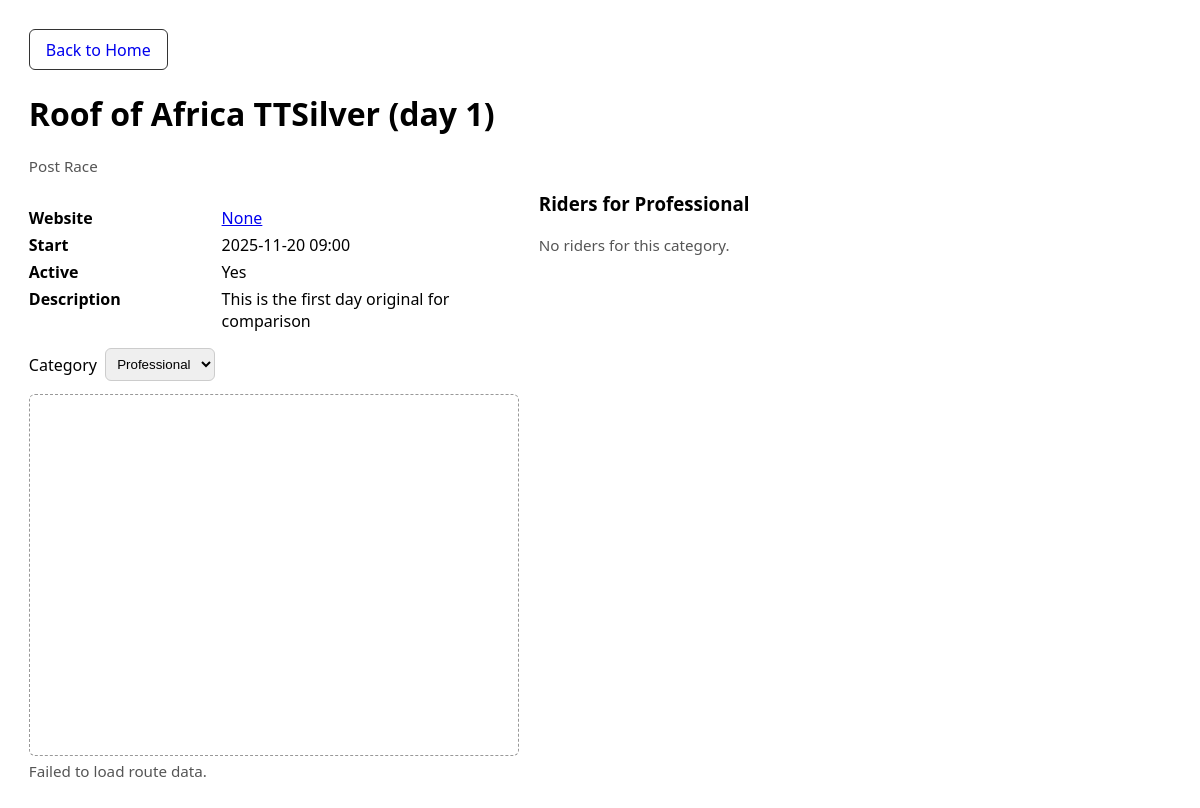
Before: /races/5/post with the older database file.
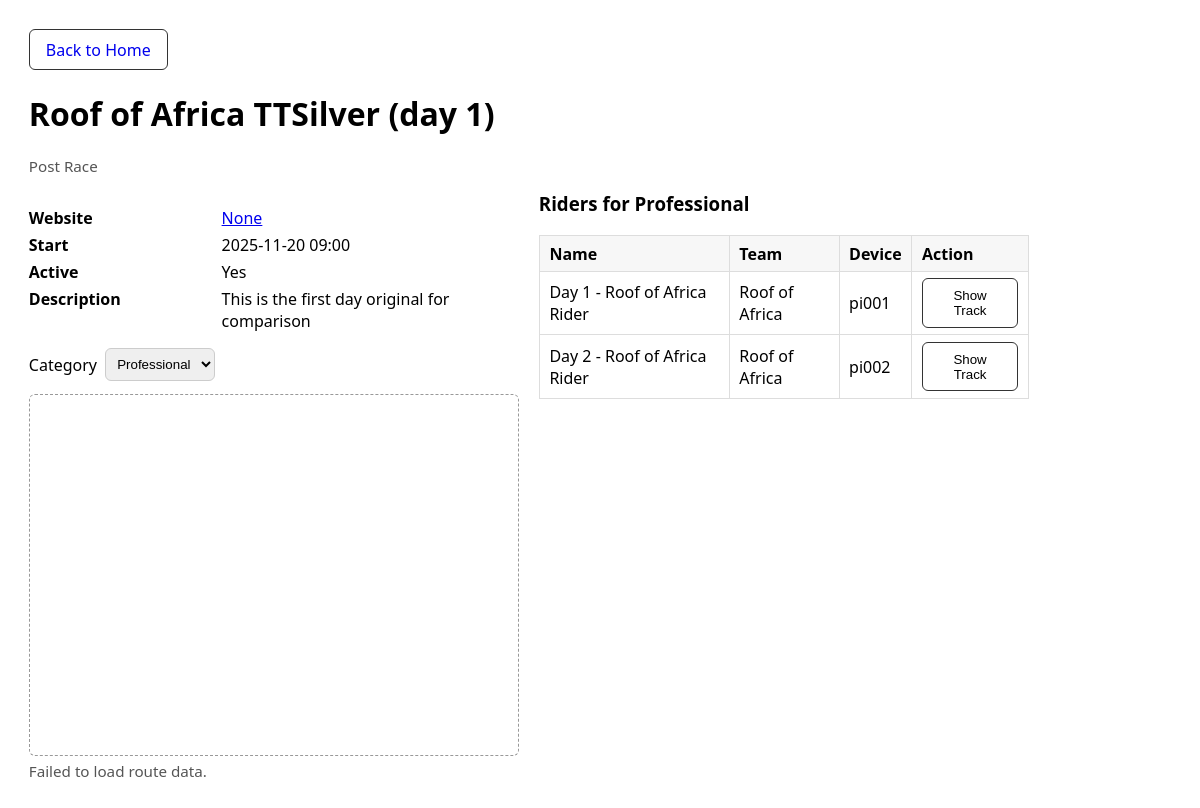
After: the same page with the newer database file.
### src/db/models.py (models this page shows)
class RaceRider(Base):
    __tablename__ = "race_riders"
    id = Column(Integer, primary_key=True)
    rider_id = Column(Integer, ForeignKey("riders.id"), nullable=False, index=True)
    device_id = Column(String(64), ForeignKey("devices.id"), nullable=False, index=True)
    category_id = Column(Integer, ForeignKey("categories.id"), nullable=False, index=True)
    comm_setting = Column(String(32), nullable=True)
    active = Column(Boolean, nullable=False, default=True)
    recording = Column(Boolean, nullable=False, default=True)
    start_time = Column(DateTime(timezone=True), nullable=True) # when the rider starts the race - set by the RFID on the start line
    finish_time = Column(DateTime(timezone=True), nullable=True)# when the rider finishes the race - set by the RFID on the start line
    pi_offset_time = Column(Integer, nullable=True) # offset in seconds to apply to the pi's clock to sync with official
    rider = relationship("Rider", back_populates="race_entries")
    device = relationship("Device", back_populates="race_riders")
    category = relationship("Category", back_populates="race_riders")
    points = relationship(
        "Point",
        primaryjoin=lambda: RaceRider.device_id == foreign(Point.device_id),
        viewonly=True,
    )
    track_cache = relationship("TrackCache", back_populates="race_rider", uselist=False)
    track_history = relationship("TrackHist", back_populates="race_rider", uselist=False)

class Rider(Base):
    __tablename__ = "riders"
    id = Column(Integer, primary_key=True)
    name = Column(String(128), nullable=False)
    bike = Column(String(128), nullable=True)
    bio = Column(Text, nullable=True)
    team = Column(String(128), nullable=True)
    category = Column(String(64), nullable=True)
    race_entries = relationship("RaceRider", back_populates="rider")

### src/web/races.py (the view)
@bp_races.route("/<int:race_id>/post", methods=["GET"])
def post_race(race_id: int):
    session = SessionLocal()
    try:
        race = session.query(Race).get(race_id)
        if not race:
            return Response("Race not found.", status=404)
        categories = [
            row[0]
            for row in (
                session.query(Category.name)
                .join(Route, Category.route_id == Route.id)
                .filter(Route.race_id == race_id)
                .order_by(Category.name.asc())
                .all()
            )
        ]
        selected_category = request.args.get("category") or None
        if selected_category not in categories:
            selected_category = categories[0] if categories else None
        geojson = None
        category_row = None
        if selected_category:
            category_row = (
                session.query(Category)
                .join(Route, Category.route_id == Route.id)
                .filter(Route.race_id == race_id, Category.name == selected_category)
                .one_or_none()
            )
            if category_row:
                geojson_row = (
                    session.query(Route.geojson)
                    .filter(Route.id == category_row.route_id)
                    .one_or_none()
                )
                geojson = geojson_row[0] if geojson_row else None
        riders_for_category = []
        if category_row:
            rider_rows = (
                session.query(Rider.name, Rider.team, RaceRider.device_id)
                .join(RaceRider, RaceRider.rider_id == Rider.id)
                .filter(RaceRider.category_id == category_row.id)
                .order_by(Rider.name.asc())
                .all()
            )
            riders_for_category = [
                {"name": n, "team": t, "device_id": d} for (n, t, d) in rider_rows
            ]
        return render_template(
            "post_race.html",
            race=race,
            categories=categories,
            selected_category=selected_category,
            geojson=geojson,
            riders=riders_for_category,
        )
    finally:
        session.close()

### templates/post_race.html (shortened to what this page needs)
<!doctype html>
<html lang="en">
<head>
  <link rel="stylesheet" href="https://unpkg.com/leaflet@1.9.4/dist/leaflet.css" />
</head>
<body>
  <div style="margin-bottom:1rem;">
    <a class="btn" href="{{ url_for('home.home_page') }}">Back to Home</a>
  </div>
  <h1>{{ race.name }}</h1>
  <p class="muted">Post Race</p>
  <div class="layout">
    <div>
      <dl>
        <dt>Website</dt>
        <dd>{% if race.website %}<a href="{{ race.website }}" target="_blank" rel="noopener">{{ race.website }}</a>{% else %}—{% endif %}</dd>
        <dt>Start</dt>
        <dd>{% if race.starts_at %}{{ race.starts_at.strftime('%Y-%m-%d %H:%M') }}{% else %}Not set{% endif %}</dd>
        <dt>Active</dt>
        <dd>{{ 'Yes' if race.active else 'No' }}</dd>
        <dt>Description</dt>
        <dd>{{ race.description or 'No description provided.' }}</dd>
      </dl>
      {% if categories %}
        <form class="inline" method="get" action="{{ url_for('races.post_race', race_id=race.id) }}">
          <label for="category">Category</label>
          <select id="category" name="category" onchange="this.form.submit()">
            {% for cat in categories %}
              <option value="{{ cat }}" {{ 'selected' if cat == selected_category else '' }}>{{ cat }}</option>
            {% endfor %}
          </select>
        </form>
        <div id="map" data-race-id="{{ race.id }}" data-category="{{ selected_category or '' }}"></div>
        <p class="muted" id="map-status" style="margin:.3rem 0 0 0;"></p>
      {% else %}
        <p class="muted">No categories/routes available for this race.</p>
      {% endif %}
    </div>
    <div>
      <h3 style="margin-top:0;">Riders for {{ selected_category or 'category' }}</h3>
      {% if riders %}
        <table>
          <thead>
            <tr>
              <th>Name</th>
              <th>Team</th>
              <th>Device</th>
              <th>Action</th>
            </tr>
          </thead>
          <tbody>
            {% for r in riders %}
              <tr>
                <td>{{ r.name }}</td>
                <td>{{ r.team or '—' }}</td>
                <td>{{ r.device_id or '—' }}</td>
               <td>
                  <button class="btn device-track-btn"
                          data-name="{{ r.name }}"
                          data-team="{{ r.team or 'No team' }}"
                          data-device="{{ r.device_id or '' }}">
                    Show Track
                  </button>
                </td>
              </tr>
            {% endfor %}
          </tbody>
        </table>
      {% else %}
        <p class="muted">No riders for this category.</p>
      {% endif %}
    </div>
  </div>
</body>
</html>

Changed rows visible on the page:
added RaceRider: name "Day 1 - Roof of Africa Rider", team "Roof of Africa", device "pi001"
added RaceRider: name "Day 2 - Roof of Africa Rider", team "Roof of Africa", device "pi002"
Other visible differences:
text no longer shown: "No riders for this category."
text now shown: "Name Team Device Action"
